Frame 1 (no input): blank canvas, image omitted
Frame 60 (the mouse pressed at the canvas centre just before this capture): blank canvas, image omitted
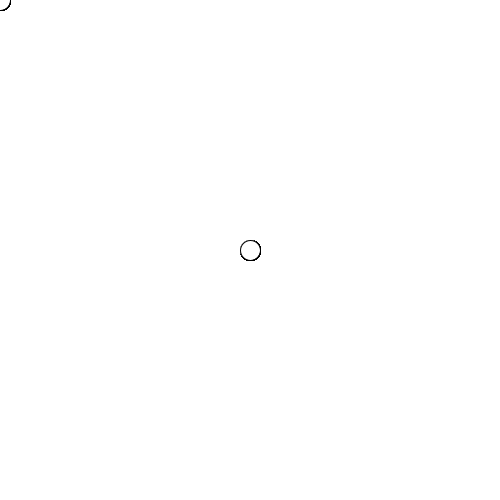
Frame 120 (the mouse held since frame 60 and released just before this capture)

The Processing sketch whose frames 1 and 60 were blank and that drew this single picture after the mouse press (run headless with seeded random() and noise(); from frame 60 on, the mouse is pressed at the canvas centre):

// Processing sketch: scenario1
// ── scenario1.pde
void setup()
{
  size(500, 500);
  background(255);
}

void draw()
{
  ellipse(mouseX, mouseY, 20, 20);
}
